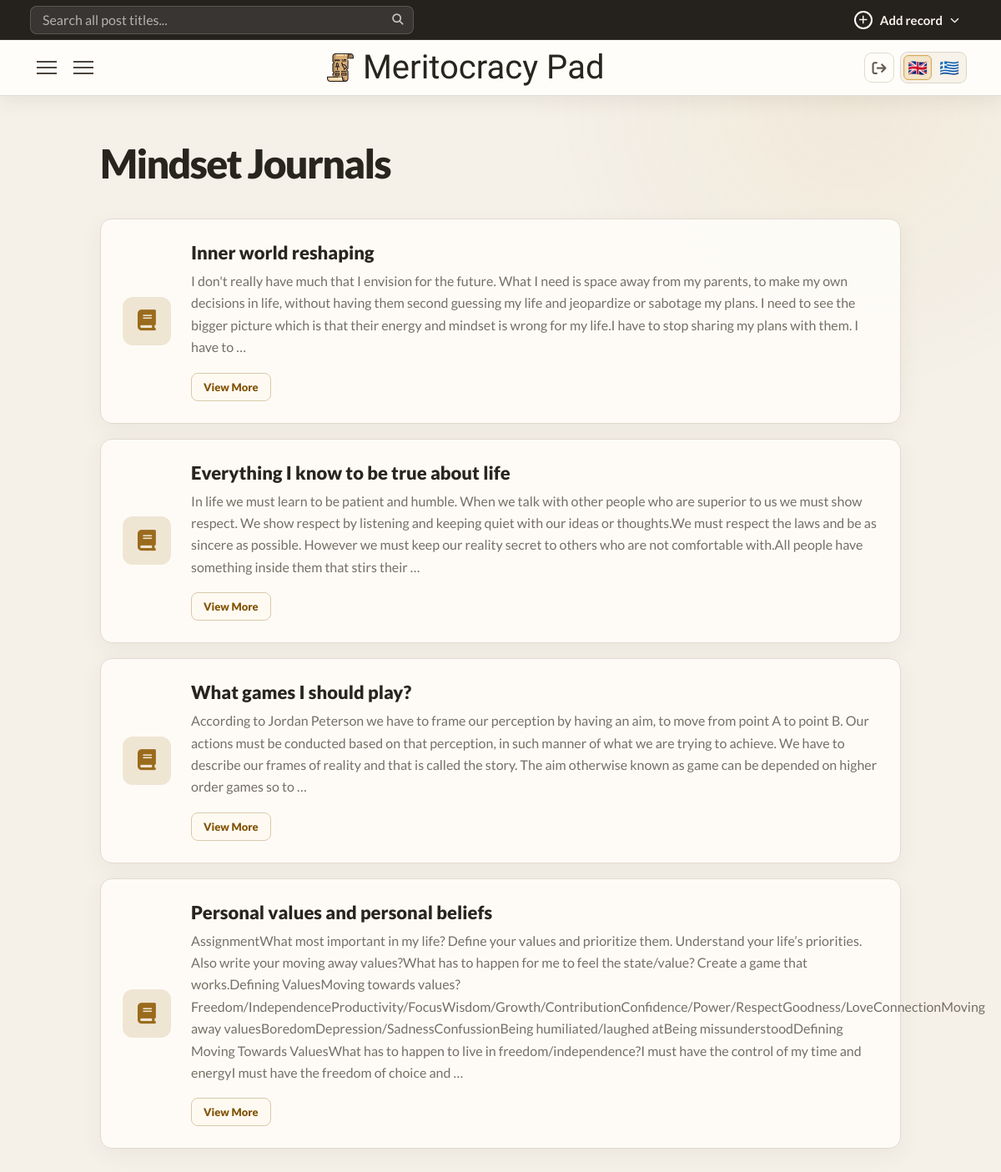
The app's page /cnicou/journals/tag/mindset (signed in) with its own data.
### core/models.py (models this page shows, shortened)
class BaseTag(UserOwnedModel):
    name = models.CharField(max_length=255)
    slug = models.SlugField(blank=True)
    class Meta:
        abstract = True
        constraints = [
            models.UniqueConstraint(
                fields=("user", "slug"),
                name="unique_%(class)s_user_slug",
            )
        ]

class JournalTag(BaseTag):
    pass

class UserOwnedModel(models.Model):
    user = models.ForeignKey(
        settings.AUTH_USER_MODEL,
        on_delete=models.CASCADE,
        related_name="%(class)s_records",
        null=True,
        blank=True,
    )
    class Meta:
        abstract = True
        constraints = [
            models.UniqueConstraint(
                fields=("user", "slug"),
                name="unique_%(class)s_user_slug",
            )
        ]

class Journal(UserOwnedModel):
    title = models.CharField(max_length=255)
    slug = models.SlugField(blank=True)
    created_at = models.DateTimeField(auto_now_add=True)
    content = CKEditor5Field('Content', config_name='extends')  # or 'default'
    category = models.ForeignKey(
        JournalCategory,
        on_delete=models.CASCADE,
        related_name="journals_by_category",
        null=True
    )
    subcategory = models.ForeignKey(
        JournalSubcategory,
        on_delete=models.CASCADE,
        related_name="journals_by_subcategory",
        blank=True,
        null=True
    )
    tags = models.ManyToManyField(
        JournalTag,
        related_name="journals_by_tag",
        blank=True
    )

### core/views.py (the view)
# urls.py: path("journals/tag/<slug:slug>",views.journal_tag,name="journal_tag"),
@workspace_login_required
def journal_tag(request,slug):
    article_categories = taxonomy_for_user(JournalCategory, request.user)
    article_tags = taxonomy_for_user(JournalTag, request.user)
    article_tag = get_object_or_404(JournalTag, slug=slug, user=request.user)
    articles = records_for_user(Journal, request.user).filter(tags=article_tag).order_by("-created_at")
    paginator = Paginator(articles, 6) # Show 9 per page.
    page_number = request.GET.get('page')
    page_obj = paginator.get_page(page_number)
    for category in article_categories:
        category.sub_categories = category.subcategories.filter(user=request.user)
    return render(request,"core/tags/journal-tags.html",{
        "page_obj":page_obj,
        "article_category":article_category,
        "article_categories":article_categories,
        "article_tag":article_tag,
        "article_tags":article_tags,
    })

### core/context_processors.py (called while the page is built)
def workspace_record_type(request):
    match = getattr(request, "resolver_match", None)
    if match is None:
        return {}
    record_type = match.kwargs.get("record_type")
    if not record_type:
        url_name = match.url_name or ""
        record_type = "article" if url_name == "index" else url_name.split("_", 1)[0]
    if record_type not in WORKSPACE_RECORD_TYPES:
        return {}
    return {"workspace_record_type": record_type}

### core/taxonomy.py (called while the page is built)
def default_category_first(queryset):
    return queryset.annotate(
        _default_category_order=Case(
            When(slug=DEFAULT_CATEGORY_SLUG, then=Value(0)),
            default=Value(1),
            output_field=IntegerField(),
        )
    ).order_by("_default_category_order", "name")

def is_category_model(model):
    return issubclass(model, BaseCategory)

### core/views.py (called while the page is built)
def records_for_user(model, user):
    return model.objects.filter(user=user)

def taxonomy_for_user(model, user):
    queryset = model.objects.filter(user=user)
    if is_category_model(model):
        return default_category_first(queryset)
    return queryset.order_by("name")

def workspace_login_required(view):
    @wraps(view)
    def workspace_view(request, *args, username=None, **kwargs):
        if username != request.user.username:
            raise Http404
        return view(request, *args, **kwargs)
    return login_required(workspace_view)

### core/templates/core/tags/journal-tags.html (shortened to what this page needs)
{% extends 'core/base.html' %}
{% block main %}
<div class="grid">
    <div class="grid-right">
        <div class="grid-right-wraper">
            <h1 class="post-type-title">{{article_tag.name}} Journals</h1>
            {% for article in page_obj %}
                <article class="preview">
                    <div class="icon">
                       <i class="fa-solid fa-book"></i>
                    </div>
                    <div class="content">
                        <h2>{{article.title}}</h2>
                        <p>{{article.content | safe | striptags | truncatewords:70 }}</p>
                        <a class="view-single-btn" href="{% url 'journal_single' request.user.username article.slug %}">View More</a>
                    </div>
                </article>
            {% empty %}
                <p class="no-entries">No entries yet to show...</p>
            {% endfor %}
    </div>
    </div>
</div>
{% endblock %}

### records on screen
JournalTag: name "Mindset"
Journal: title "Inner world reshaping", content "I don't really have much that I envision for the future. What I need is space away from my parents, to make my own decisions in life, without having them second guessing my life and jeopardize or sabotage my plans. I need to see the bigger picture which is that their energy and mindset is wrong for my life.I have to stop sharing my plans with them. I have to …"
Journal: title "Everything I know to be true about life", content "In life we must learn to be patient and humble. When we talk with other people who are superior to us we must show respect. We show respect by listening and keeping quiet with our ideas or thoughts.We must respect the laws and be as sincere as possible. However we must keep our reality secret to others who are not comfortable with.All people have something inside them that stirs their …"
Journal: title "What games I should play?", content "According to Jordan Peterson we have to frame our perception by having an aim, to move from point A to point B. Our actions must be conducted based on that perception, in such manner of what we are trying to achieve. We have to describe our frames of reality and that is called the story. The aim otherwise known as game can be depended on higher order games so to …"
Journal: title "Personal values and personal beliefs", content "AssignmentWhat most important in my life? Define your values and prioritize them. Understand your life’s priorities. Also write your moving away values?What has to happen for me to feel the state/value? Create a game that works.Defining ValuesMoving towards values?Freedom/IndependenceProductivity/FocusWisdom/Growth/ContributionConfidence/Power/RespectGoodness/LoveConnectionMoving away valuesBoredomDepression/SadnessConfussionBeing humiliated/laughed atBeing missunderstoodDefining Moving Towards ValuesWhat has to happen to live in freedom/independence?I must have the control of my time and energyI must have the freedom of choice and …"
